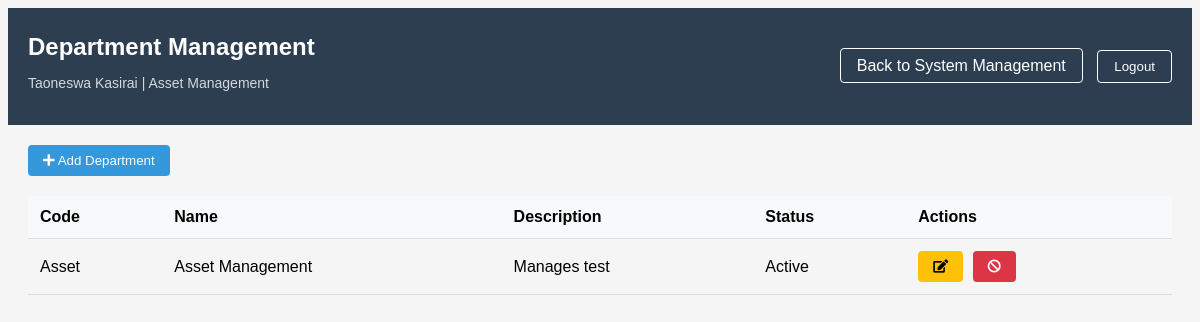
The app's page /department-management/ (signed in), older data.
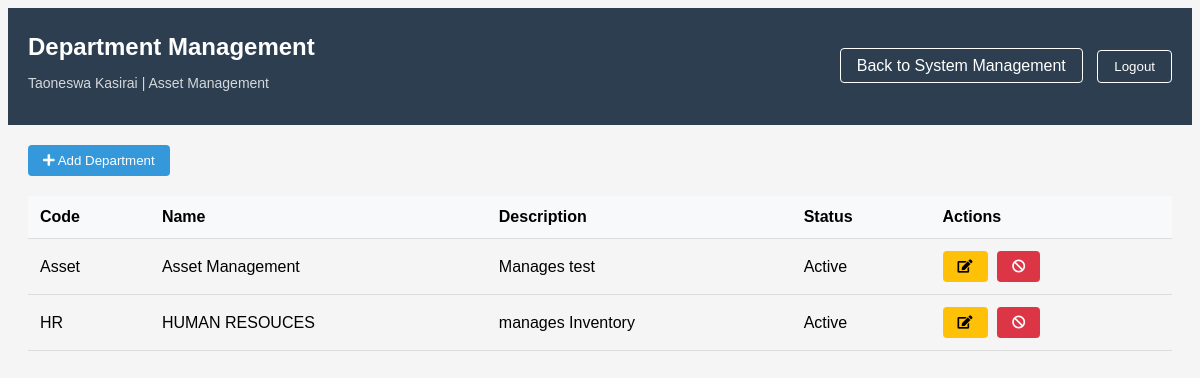
The same page, newer data.
### myapp/models.py (models this page shows)
class Department(models.Model):
    code = models.CharField(max_length=10, unique=True)
    name = models.CharField(max_length=100)
    description = models.TextField(blank=True)
    is_active = models.BooleanField(default=True)
    created_at = models.DateTimeField(auto_now_add=True)
    def __str__(self):
        return self.name
    class Meta:
        ordering = ['name']

### myapp/views.py (the view)
# urls.py: path('department-management/', views.department_management,
def department_management(request):
    if 'employee_id' not in request.session:
        return redirect('login')
    employee = Employee.objects.get(id=request.session['employee_id'])
    return render(request, 'myapp/department_management.html', {
        'employee': employee,
        'departments': Department.objects.all().order_by('-is_active', 'name'),
    })

### myapp/templates/myapp/department_management.html (shortened to what this page needs)
<!DOCTYPE html>
<html>
<head>
    {% load static %}
    <link rel="stylesheet" type="text/css" href="{% static 'myapp/css/style.css' %}">
    <link href="https://cdnjs.cloudflare.com/ajax/libs/font-awesome/5.15.4/css/all.min.css" rel="stylesheet">
</head>
<body>
    <div class="dashboard-header">
        <div class="user-info">
            <h1>Department Management</h1>
            <p class="user-details">{{ employee.name }} {{ employee.surname }} | {{ employee.department }}</p>
        </div>
        <div class="header-actions">
            <a href="{% url 'system_management' %}" class="back-button">Back to System Management</a>
            <button class="logout-button">Logout</button>
        </div>
    </div>
    <div class="system-layout">
        <div class="main-content">
            <div class="content-header">
                <button class="btn btn-primary" onclick="openDepartmentModal()">
                    <i class="fas fa-plus"></i> Add Department
                </button>
            </div>
            <table class="department-table">
                <thead>
                    <tr>
                        <th>Code</th>
                        <th>Name</th>
                        <th>Description</th>
                        <th>Status</th>
                        <th>Actions</th>
                    </tr>
                </thead>
                <tbody>
                    {% for dept in departments %}
                    <tr {% if not dept.is_active %}style="opacity: 0.6;"{% endif %}>
                        <td>{{ dept.code }}</td>
                        <td>{{ dept.name }}</td>
                        <td>{{ dept.description }}</td>
                        <td>{{ dept.is_active|yesno:"Active,Inactive" }}</td>
                        <td>
                            <button class="btn btn-edit" onclick="editDepartment('{{ dept.id }}')">
                                <i class="fas fa-edit"></i>
                            </button>
                            <button class="btn {% if dept.is_active %}btn-delete{% else %}btn-success{% endif %}"
                                    onclick="toggleDepartmentStatus('{{ dept.id }}', {{ dept.is_active|lower }})">
                                <i class="fas {% if dept.is_active %}fa-ban{% else %}fa-check{% endif %}"></i>
                            </button>
                        </td>
                    </tr>
                    {% endfor %}
                </tbody>
            </table>
        </div>
    </div>
</body>
</html>

Row changes from the older to the newer data that the page shows:
added Department: code "HR", name "HUMAN RESOUCES", description "manages Inventory", is_active "Active"
